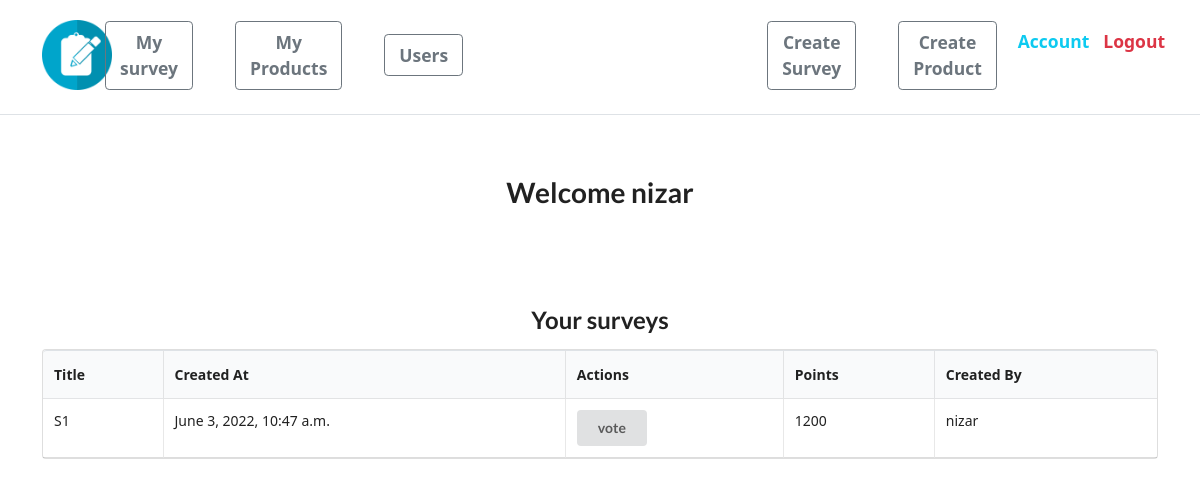
/list/ (signed in), run on an earlier commit of the app's database.
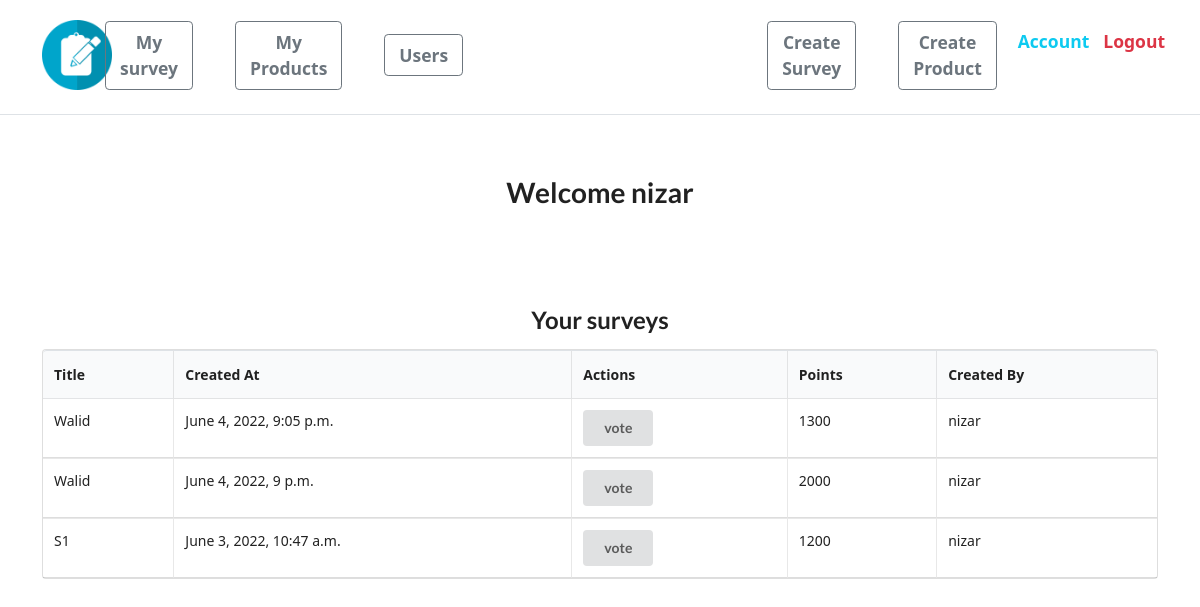
And on a later commit of the database.
### survey/models.py (models this page shows)
class Survey(models.Model):
    title = models.CharField(max_length=64)
    is_active = models.BooleanField(default=False)
    creator = models.ForeignKey(Account, on_delete=models.CASCADE)
    created_at = models.DateTimeField(default=timezone.now)
    points = models.IntegerField(default=0)

### account/models.py (models this page shows, shortened)
class Account(AbstractBaseUser):
    email = models.EmailField(verbose_name="email", max_length=60, unique=True)
    username = models.CharField(max_length=30, unique=True)
    date_joined = models.DateTimeField(
        verbose_name='date joined', auto_now_add=True)
    last_login = models.DateTimeField(verbose_name='last login', auto_now=True)
    is_admin = models.BooleanField(default=False)
    is_active = models.BooleanField(default=True)
    is_staff = models.BooleanField(default=False)
    is_superuser = models.BooleanField(default=False)
    points = models.IntegerField(default=0)
    USERNAME_FIELD = 'email'
    REQUIRED_FIELDS = ['username']
    objects = MyAccountManager()

### survey/views.py (the view)
# urls.py: path('list/', survey_list_c, name='list'),
@login_required
def survey_list_c(request):
    surveys = Survey.objects.filter(
        is_active=True).order_by("-created_at").all()
    return render(request, "survey/list_c.html", {"surveys": surveys})

### survey/templates/survey/list_c.html (shortened to what this page needs)
{% extends "base.html" %}
{% block content %}
<div class="ui center aligned basic very padded segment">
    <h1 class="ui header">Welcome {{ request.user.username }}</h1>
</div>
<div class="ui center aligned basic very padded segment">
    {% if surveys %}
    <h2 class="ui header">Your surveys</h2>
    <table class="ui celled table">
        <thead>
            <tr>
                <th>Title</th>
                <th>Created At</th>
                <th>Actions</th>
                <th>Points</th>
                <th> Created By </th>
            </tr>
        </thead>
        <tbody>
            {% for survey in surveys %}
            <tr>
                <td>{{ survey.title }}</td>
                <td>{{ survey.created_at }}</td>
                <td>
                    <a href="{% url 'start' survey.pk %}">
                        <div class="ui button">vote</div>
                    </a>
                </td>
                <td> {{survey.points}} </td>
                <td> {{survey.creator.username}} </td>
            </tr>
            {% endfor %}
        </tbody>
    </table>
    {% endif %}
</div>
{% endblock %}

What changed in the data, as far as the page shows it:
added Survey: title "Walid", created_at "June 4, 2022, 9:05 p.m.", points "1300", creator.username "nizar"
added Survey: title "Walid", created_at "June 4, 2022, 9 p.m.", points "2000", creator.username "nizar"
